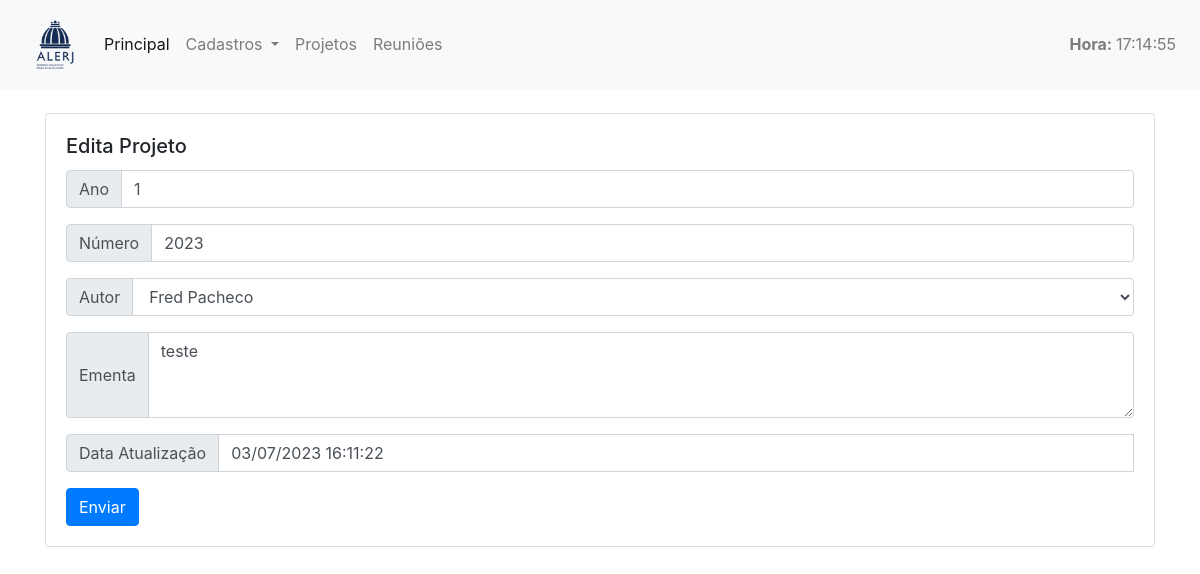
The page /cadastro/projetoedita/1 on the database its author committed.
### cadastro/models.py (models this page shows, shortened)
class Projeto(models.Model):
    ano = models.IntegerField(null=False, blank=False)
    numero = models.IntegerField(null=False, blank=False)
    ementa = models.CharField(max_length=2000)
    autor = models.ForeignKey(Deputado, on_delete=models.PROTECT, related_name='autor_projeto', default=None)
    data_atualizacao = models.DateTimeField('Data Atualização', default=timezone.now)
    class Meta:
        ordering = ['-ano', '-numero']
        unique_together = ('ano', 'numero',)

### cadastro/views.py (the view)
# urls.py: path('projetoedita/<int:pk>', ProjetoUpdateView.as_view(), name='projeto_edita'),  # EDITA
class ProjetoUpdateView(UpdateView):
    template_name = "cadastro/projeto_edita.html"
    model = Projeto
    context_object_name = 'projeto'
    form_class = ProjetoForm
    success_url = reverse_lazy("lista_projetos")

### cadastro/forms.py
class ProjetoForm(forms.ModelForm):
  class Meta:
    model = Projeto
    fields = ["ano", "numero", "ementa", "ementa", "autor", "data_atualizacao",]
    labels = {"ano": "Ano", "numero": "Número", "ementa": "Ementa", "autor": "Autor", "data_atualizacao": "Última Atualização",}
    widgets = {
        'ementa': forms.Textarea(attrs={"rows":3, "cols":10}),
    }

### cadastro/models.py (called while the page is built)
    def __str__(self):
        return self.nome

### cadastro/templatetags/tempo_atual.py (called while the page is built)
@register.simple_tag
def tempo_atual():
    return datetime.datetime.now().strftime('%H:%M:%S')

### cadastro/templates/cadastro/projeto_edita.html (shortened to what this page needs)
{% extends "cadastro/_layouts/base.html" %}
{% load widget_tweaks %}
{% block conteudo %}
<div class="container">
  <div class="row">
    <div class="col-lg-12 col-md-12 col-sm-12 col-xs-12">
      <div class="card">
        <div class="card-body">
          <h5 class="card-title">Edita Projeto</h5>
          <form method="post">
            <div class="input-group mb-3">
              <div class="input-group-prepend">
                <span class="input-group-text">Ano</span>
              </div>
              {% render_field form.ano class+="form-control" %}
            </div>
            <div class="input-group mb-3">
              <div class="input-group-prepend">
                <span class="input-group-text">Número</span>
              </div>
              {% render_field form.numero class+="form-control" %}
            </div>
            <div class="input-group mb-3">
              <div class="input-group-prepend">
                <span class="input-group-text">Autor</span>
              </div>
              {% render_field form.autor class+="form-control" %}
            </div>
            <div class="input-group mb-3">
              <div class="input-group-prepend">
                <span class="input-group-text">Ementa</span>
              </div>
              {% render_field form.ementa class+="form-control" %}
            </div>
            <div class="input-group mb-3">
              <div class="input-group-prepend">
                <span class="input-group-text">Data Atualização</span>
              </div>
              {% render_field form.data_atualizacao class+="form-control" %}
            </div>
            <button class="btn btn-primary">Enviar</button>
          </form>
        </div>
      </div>
    </div>
  </div>
</div>
{% endblock %}

### rows shown on the page
Projeto: ano "1", numero "2023", autor "Fred Pacheco", ementa "teste", data_atualizacao "03/07/2023 16:11:22"
